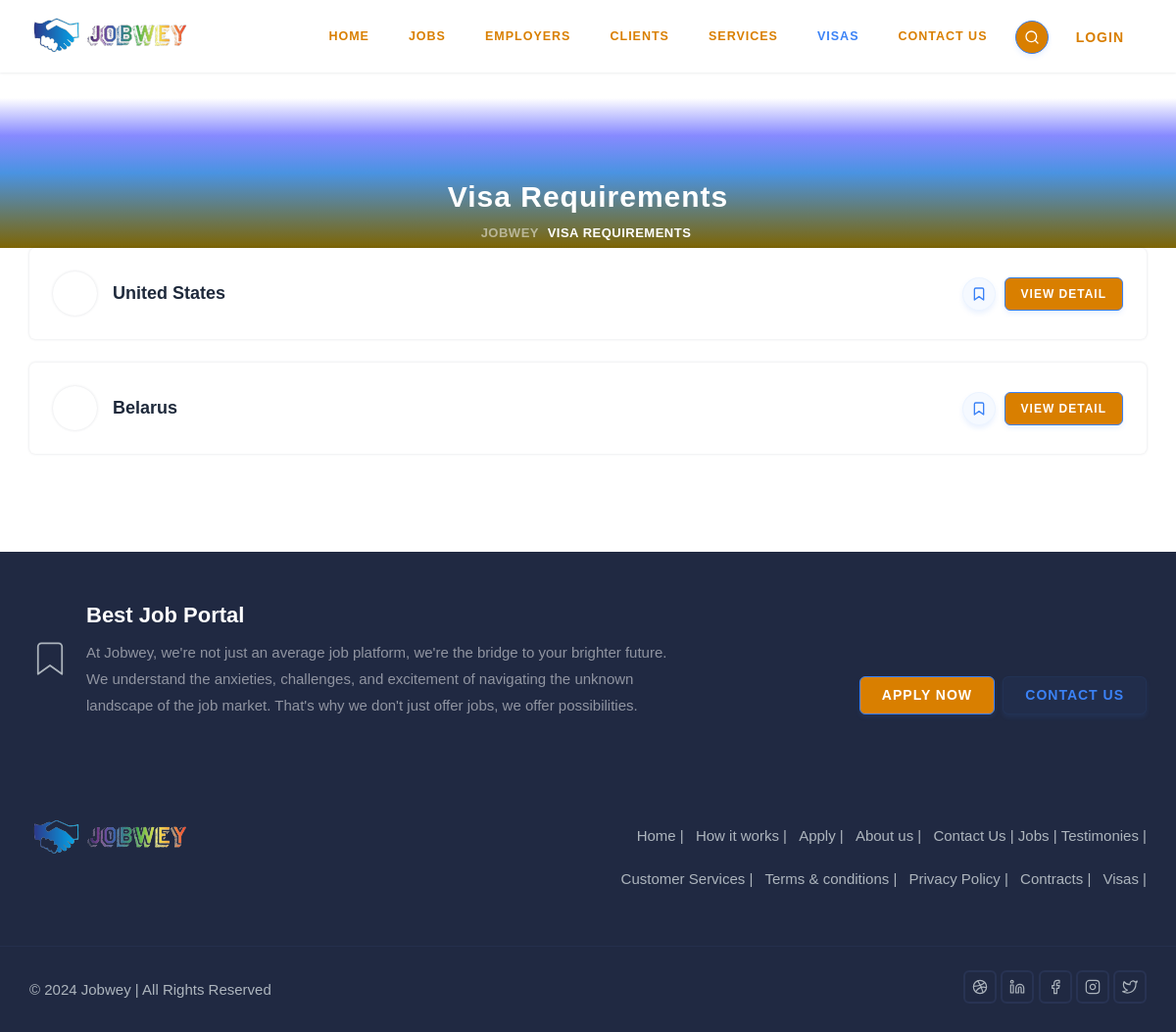
Before: /visa/ with the older database file.
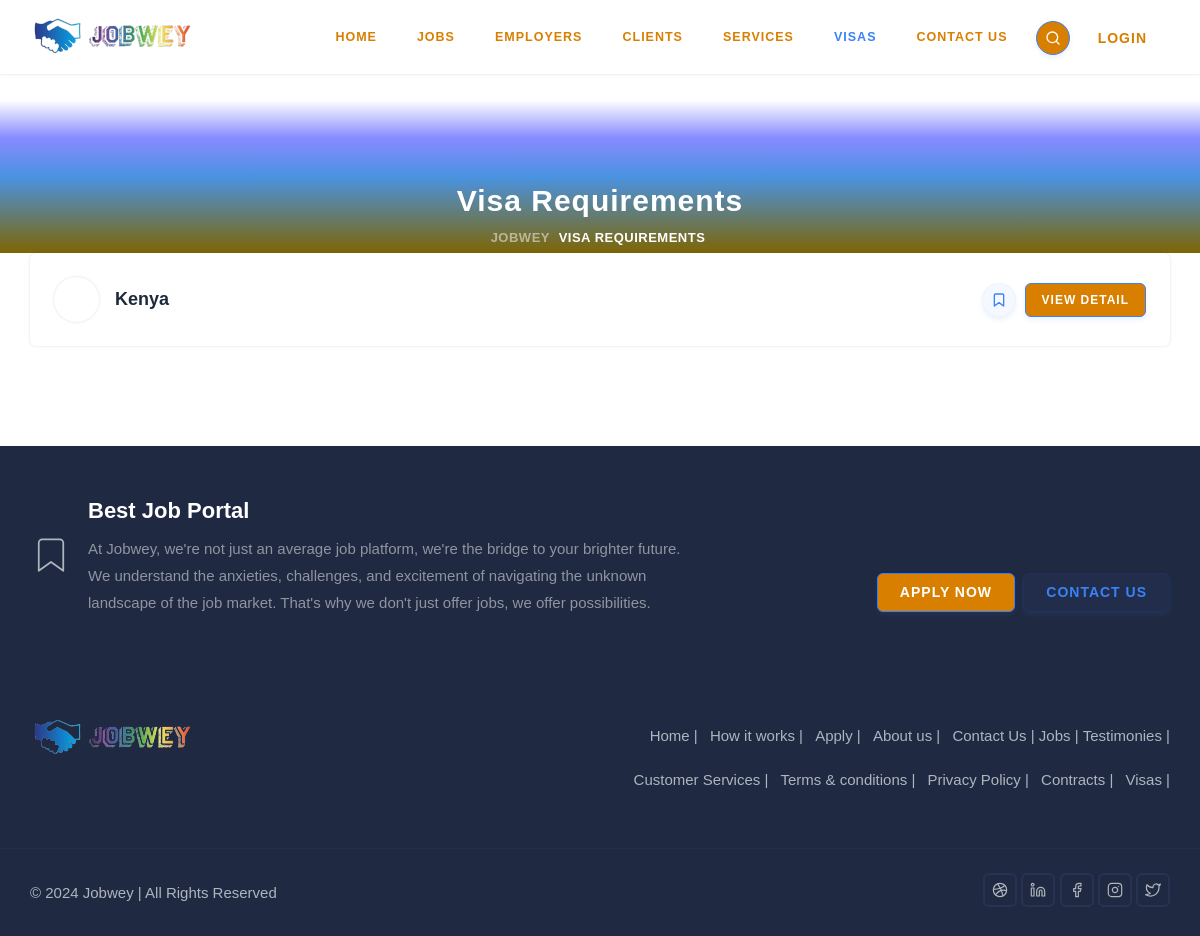
After: the same page with the newer database file.
### jobwey/models.py (models this page shows, shortened)
class Visa(models.Model):
    country = models.CharField(max_length=100, unique=True)
    slug = models.SlugField(max_length=100)
    content = RichTextField()
    def get_absolute_url(self):
        return reverse("jobwey:visa_detail", kwargs={"slug": self.slug})

### jobwey/views.py (the view)
# urls.py: path("visa/", views.VisaListView.as_view(), name="visas"),
class VisaListView(TemplateView):
    template_name = "jobwey/visas.html"
    queryset = Visa.objects.all().order_by("-id")
    def get_context_data(self, **kwargs):
        context = super().get_context_data(**kwargs)
        context["visas"] = self.queryset
        return context

### tokens/models.py (called while the page is built)
    def __str__(self):
        return f"{self.pk}"

### upjobwey/context_processors.py (called while the page is built)
def get_recent_time():
    return timezone.now() - datetime.timedelta(days=7)

def site_constants(request):
    return dict(
        dribbble="jobwey",
        linkedin="jobwey",
        facebook="jobwey",
        instagram="jobwey",
        twitter="jobwey",
        tinymce_apikey=TinyMceApiKey.objects.filter(is_active=True).last(),
        tags = Tag.objects.all()[:8],
        recent_posts = Post.objects.filter(createdAt__gte=get_recent_time()).all().order_by("?")[:6],
    )

### templates/jobwey/visas.html (shortened to what this page needs)
{% extends "base.html" %}
{% load static %}
{% block main %}
<section class="bg-half-170 d-table w-100">
  <div class="bg-overlay bg-gradient-overlay"></div>
  <div class="container">
    <div class="row mt-5 justify-content-center">
      <div class="col-12">
        <div class="title-heading text-center">
          <h5
            class="heading fw-semibold mb-0 sub-heading text-white title-dark"
          >
            Visa Requirements
          </h5>
        </div>
      </div>
    </div>
    <div class="position-middle-bottom">
      <nav aria-label="breadcrumb" class="d-block">
        <ul class="breadcrumb breadcrumb-muted mb-0 p-0">
          <li class="breadcrumb-item">
            <a href="{% url 'jobwey:home' %}">Jobwey</a>
          </li>
          <li class="breadcrumb-item active" aria-current="page">
            Visa Requirements
          </li>
        </ul>
      </nav>
    </div>
  </div>
</section>
<div class="container mt-60">
  {% if visas %}
  <div class="row g-4">
    {% for visa in visas %}
    <div class="col-12">
      <div
        class="job-post job-post-list rounded shadow p-4 d-md-flex align-items-center justify-content-between position-relative"
      >
        <div class="d-flex align-items-center w-310px">
          <svg
            class="img-fluid avatar avatar-md-sm rounded-circle shadow"
            width="40"
            height="40"
            data-jdenticon-value="user{{visa.pk}}"
          ></svg>
          <div class="ms-3">
            <a href="{{visa.get_absolute_url}}" class="h5 title text-dark"
              >{{visa.country}}</a
            >
          </div>
        </div>
        <div class="mt-3 mt-md-0">
          <a
            href="{{visa.get_absolute_url}}"
            class="btn btn-sm btn-icon btn-pills btn-soft-primary bookmark"
            ><i data-feather="bookmark" class="icons"></i
          ></a>
          <a
            href="{{visa.get_absolute_url}}"
            class="btn btn-sm btn-primary w-full ms-md-1"
            >View detail</a
          >
        </div>
      </div>
    </div>
    {% endfor %}
  </div>
  {% endif %}
</div>
{% endblock main %}

Changed rows visible on the page:
removed Visa: country "United States"
removed Visa: country "Belarus"
added Visa: country "Kenya"
